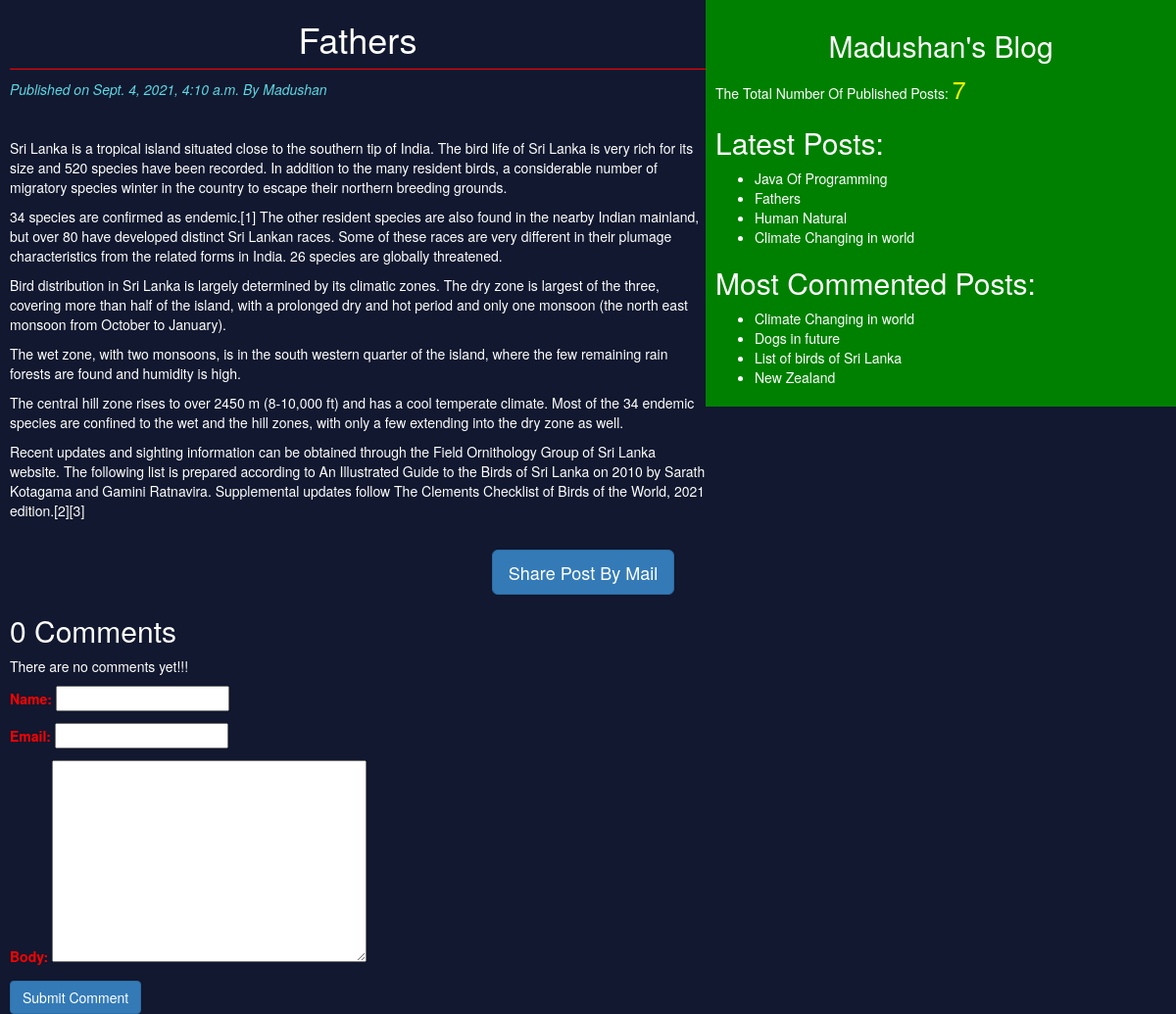
The page /post/11/2021/09/04/fathers/ on the database its author committed.
### blog/models.py (models this page shows, shortened)
class Post(models.Model):
    STATUS_CHOICES = (('draft', 'Draft'), ('published', 'Published'))
    title = models.CharField(max_length=256)
    slug = models.SlugField(max_length=264, unique_for_date='publish')
    author = models.ForeignKey(User, related_name='blog_posts', on_delete=models.CASCADE)
    body = models.TextField()
    publish = models.DateTimeField(default=timezone.now)
    created = models.DateTimeField(auto_now_add=True)
    updated = models.DateTimeField(auto_now=True)
    status = models.CharField(max_length=10, choices=STATUS_CHOICES, default='draft')
    objects = CustomManager()
    tags = TaggableManager()
    class Meta:
        ordering = ('-publish',)
    def get_absolute_url(self):
        return reverse('post_detail', kwargs={'pk': self.id, 'year': self.publish.year, 'month': self.publish.strftime('%m'), 'day': self.publish.strftime('%d'), 'slug': self.slug })

### blog/views.py (the view)
# urls.py: path('post/<int:pk>/<int:year>/<int:month>/<int:day>/<slug:slug>/', views.post_detail_view, name='post_detail'),
def post_detail_view(request, pk, year, month, day, slug):
    post = get_object_or_404(Post, id=pk)
    comments = post.comments.filter(active=True)
    csubmit = False
    if request.method == 'POST':
        form = CommentForm(request.POST)
        if form.is_valid():
            new_comment = form.save(commit=False)
            new_comment.post = post
            new_comment.save()
            csubmit = True
    else:
        form = CommentForm()
    return render(request, 'blog/post_detail.html', {'post': post, 'form': form, 'comments': comments, 'csubmit': csubmit})

### blog/forms.py
class CommentForm(forms.ModelForm):
    class Meta:
        model = Comment
        fields = ('name', 'email', 'body')

### blog/models.py (called while the page is built)
    def get_queryset(self):
        return super().get_queryset().filter(status='published')

### blog/templatetags/blog_tags.py (called while the page is built)
@register.simple_tag
def total_posts():
    return Post.objects.count()

@register.inclusion_tag('blog/latest_posts.html')
def show_latest_posts(count=4):
    latest_posts = Post.objects.order_by('-publish')[:count]
    return {'latest_posts': latest_posts}

@register.simple_tag
def get_most_commented_posts(count=4):
    return Post.objects.annotate(total_comments=Count('comments')).order_by('-total_comments')[:count]

### templates/blog/post_detail.html (shortened to what this page needs)
<!DOCTYPE html>
{% extends "blog/base.html" %}
    {% block content %}
        <h1>{{post.title}}</h1>
        <p id="date">Published on {{post.publish}} By {{post.author|title}}</p><br>
        <p>{{post.body|linebreaks}}</p><br>
        <div class="container" align="center">
            <a href="/share/{{post.id}}" class="btn btn-primary btn-lg">Share Post By Mail</a>
        </div>
        {% with comments.count as comments_count %}
            <h2>{{comments_count}} Comment{{comments_count|pluralize}}</h2>
        {% endwith %}
        {% if comments %}
            {% for comment in comments %}
                <p id="date">Comment {{forloop.counter}} by {{comment.name}} on {{comment.created}}</p>
                <div id="cb">{{comment.body|linebreaks}}</div><br><br>
            {% endfor %}
            {% else %}
                <p>There are no comments yet!!!</p>
        {% endif %}
        {% if csubmit %}
            <h2>Your Comment Added Successfully</h2>
            {% else %}
                <form method="POST">
                    {{form.as_p}}
                    <input type="submit" class="btn btn-primary" value="Submit Comment">
                </form>
        {% endif %}
    {% endblock %}

### templates/blog/base.html (shortened to what this page needs)
<!DOCTYPE html>
{% load staticfiles %}
{% load blog_tags %}
<html lang="en">
<head>
    <link rel="stylesheet" href="https://maxcdn.bootstrapcdn.com/bootstrap/3.3.7/css/bootstrap.min.css">
    <link rel="stylesheet" href="{% static "css/demo.css" %}">
</head>
<body>
    <div class="content">
        {% block content %}{% endblock %}
    </div>
    <div class="sidebar">
        <h2 align="center">Madushan's Blog</h2>
        <p>The Total Number Of Published Posts: <span id="post_count">{% total_posts %}</span></p>
        <h2>Latest Posts:</h2>
        {% show_latest_posts %}
        <h2>Most Commented Posts:</h2>
        {% get_most_commented_posts as most_commented_posts %}
        <ul>
            {% for post in most_commented_posts %}
                <li><a href="{{post.get_absolute_url}}">{{post.title}}</a></li>
            {% endfor %}
        </ul>
    </div>
</body>
</html>

### templates/blog/latest_posts.html
<ul>
    {% for post in latest_posts %}
        <li><a href="{{post.get_absolute_url}}">{{post.title}}</a></li>
    {% endfor %}
</ul>

### static/css/demo.css (style rules this page uses)
.content { width: 60%; float: left; padding-left: 10px; }
.sidebar { width: 40%; float: right; padding: 10px; background: green; }
h1 { text-align: center; border-bottom: 1px solid red; padding-bottom: 10px; }
body { color: white; background: #11182F; }
#date { color: #5DD8E4; font-size: 14px; font-style: italic; }
form { color: #FF0000; }
#post_count { color: yellow; font-size: 25px; }
li a { color: white; }

### rows shown on the page
Post: title "Fathers", publish "Sept. 4, 2021, 4:10 a.m.", author "Madushan", body "Sri Lanka is a tropical island situated close to the southern tip of India. The bird life of Sri Lanka is very rich for its size and 520 species have been recorded. In addition to the many resident birds, a considerable number of migratory species winter in the country to escape their northern breeding grounds. 34 species are confirmed as endemic.[1] The other resident species are also found in the nearby Indian mainland, but over 80 have developed distinct Sri Lankan races. Some of these races are very different in their plumage characteristics from the related forms in India. 26 species are globally threatened. Bird distribution in Sri Lanka is largely determined by its climatic zones.…"
Post: title "Java Of Programming"
Post: title "Human Natural"
Post: title "Climate Changing in world"
Post: title "Dogs in future"
Post: title "List of birds of Sri Lanka"
Post: title "New Zealand"

### other values the page prints
{{ comments_count }} "0"
